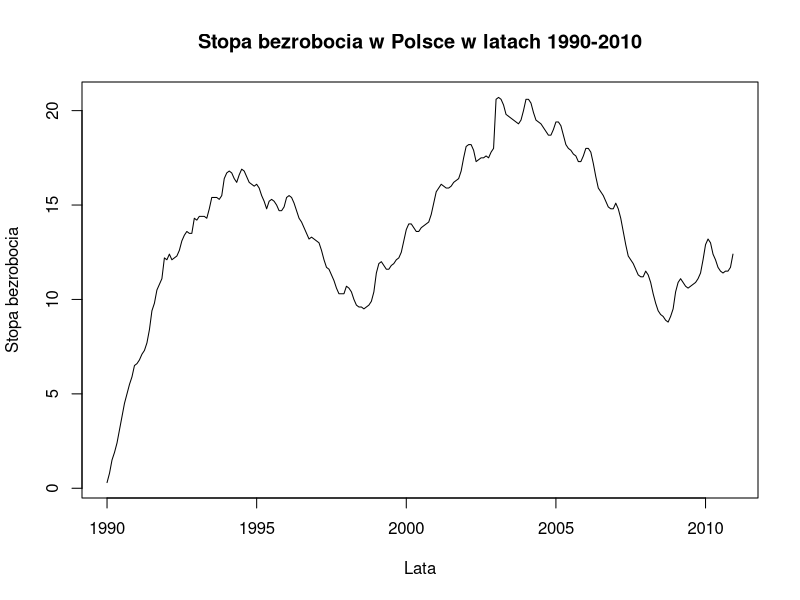
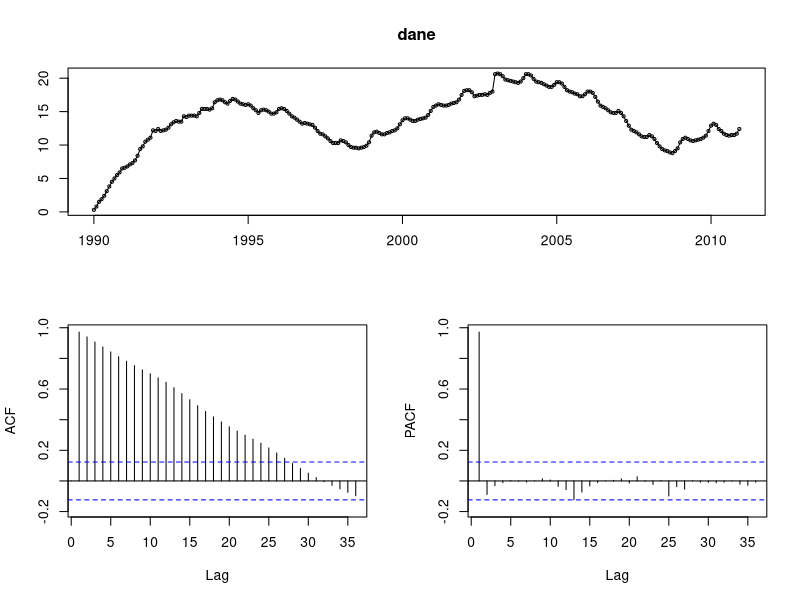
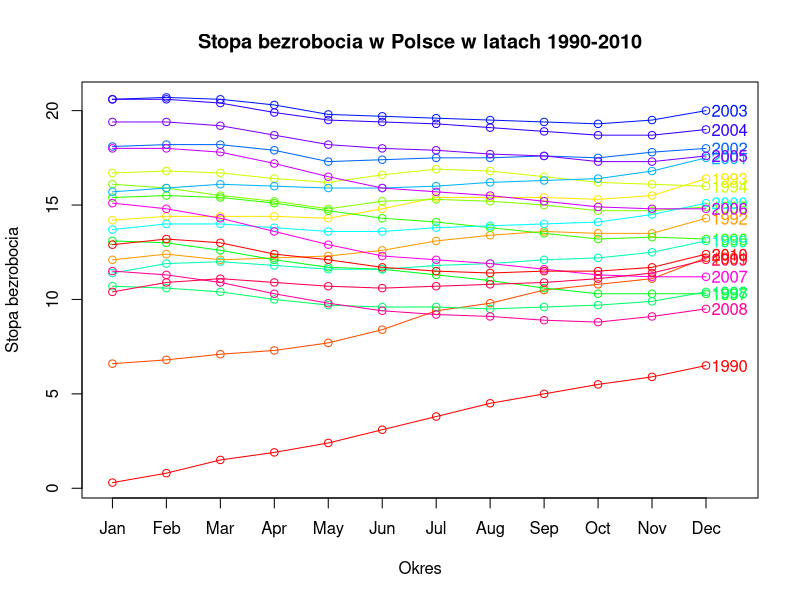
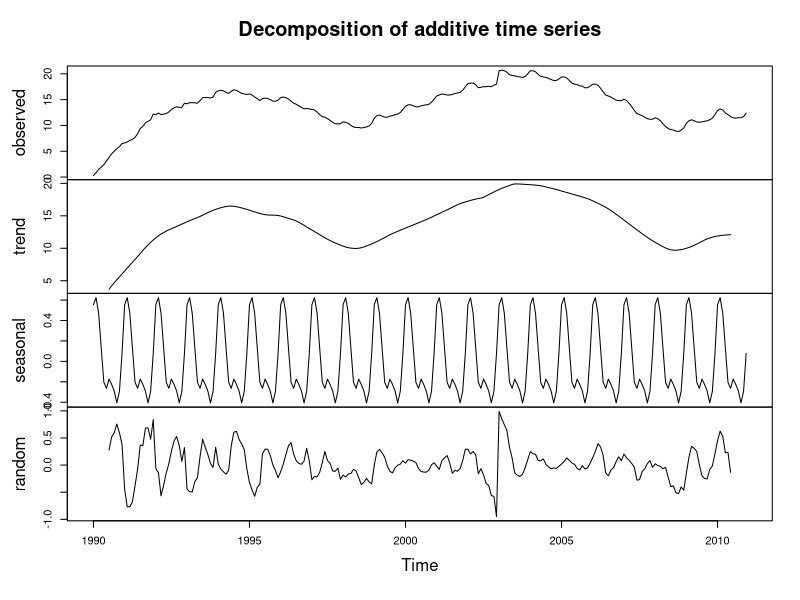
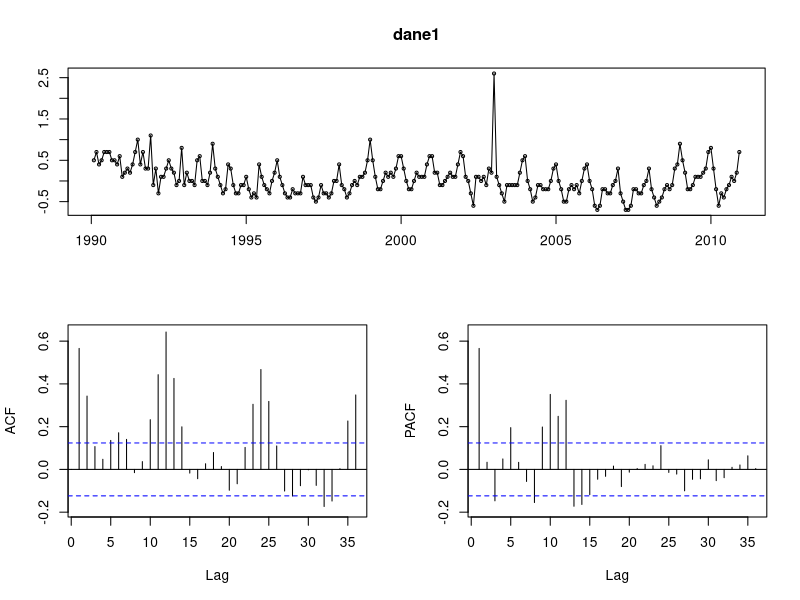
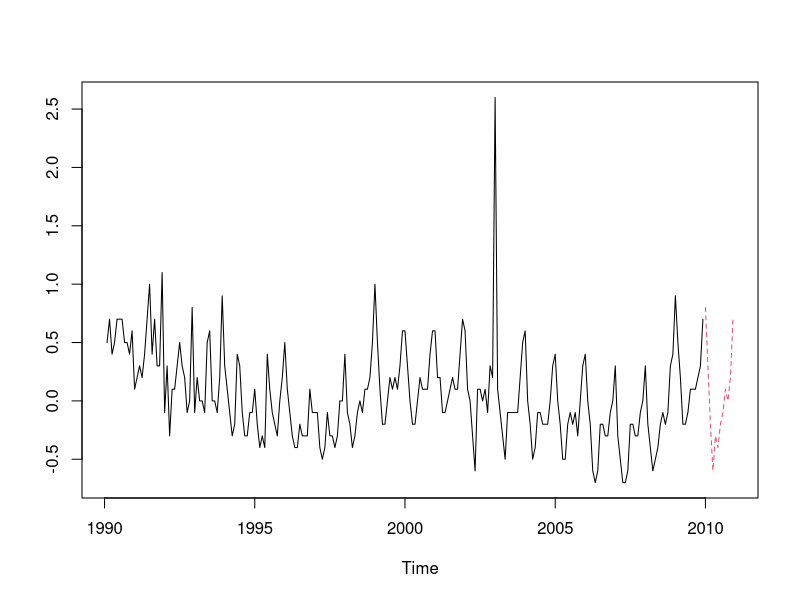
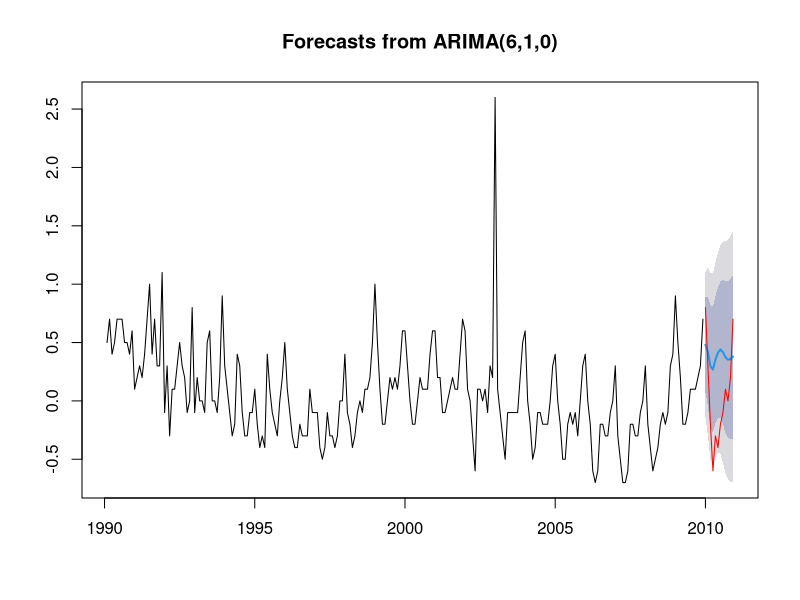
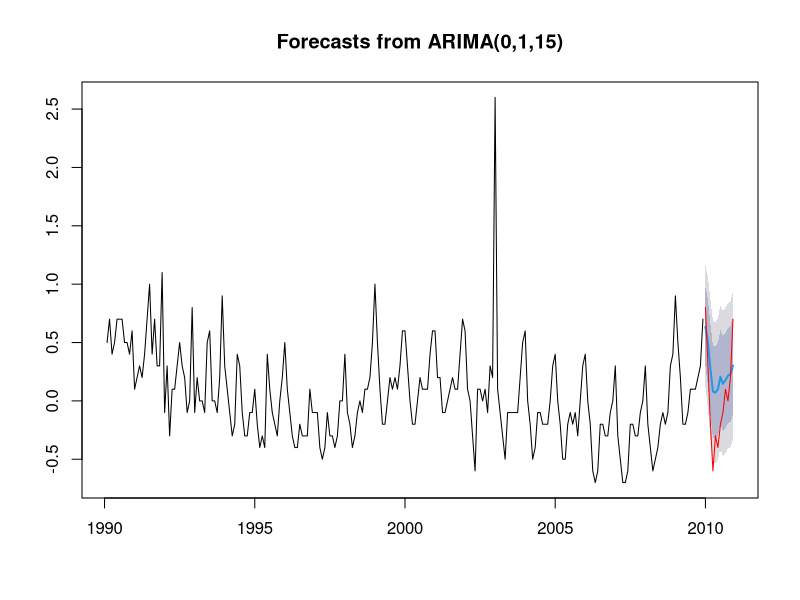

Write the R code that produced these figures, in order.
## ---- chunk 1
knitr::opts_chunk$set(echo = TRUE)
## ---- chunk 2
library(zoo)
library(forecast)
library(dplyr)
library(stats)
library(tseries)
## ---- chunk 3
danep=read.csv2("dane2010.csv")
## ---- chunk 4
dane=ts(danep$kolumna, start = 1990, frequency = 12)
dane
## ---- chunk 5
plot(dane, main="Stopa bezrobocia w Polsce w latach 1990-2010",xlab="Lata",ylab="Stopa bezrobocia")
## ---- chunk 6
tsdisplay(dane)
## ---- chunk 7
adf.test(dane,alternative="stationary")
## ---- chunk 8
seasonplot(dane,col=rainbow(20), year.labels = TRUE, main="Stopa bezrobocia w Polsce w latach 1990-2010", xlab="Okres",ylab="Stopa bezrobocia")
## ---- chunk 9
dane.dekomp=decompose(dane)
plot(dane.dekomp)
## ---- chunk 10
dane1=diff(dane)
tsdisplay(dane1)
## ---- chunk 11
adf.test(dane1,alternative="stationary")
## ---- chunk 12
train=window(dane1,end=c(2009,12))
test=window(dane1,start=c(2010,1))
## ---- chunk 13
ts.plot(train,test,col=1:2,lty=c(1,2))
## ---- chunk 14
AR=arima(train,c(6,1,0))
summary(AR)
## ---- chunk 15
MA=arima(train,c(0,1,15))
summary(MA)
## ---- chunk 16
ARIMA=auto.arima(train)
summary(ARIMA)
## ---- chunk 17
lambda=BoxCox.lambda(train)
lambda
trainBC=BoxCox(train,lambda=1)
testBC=BoxCox(test,lambda=1)
BC=auto.arima(trainBC)
summary(BC)
## ---- chunk 18
prognozaAR=forecast(AR,h=length(test))
plot(prognozaAR,type="l")
lines(test,col="red")
## ---- chunk 19
prognozaMA=forecast(MA,h=length(test))
plot(prognozaMA,type="l")
lines(test,col="red")
## ---- chunk 20
prognozaARIMA=forecast(ARIMA,h=length(test))
plot(prognozaARIMA,type="l")
lines(test,col="red")
## ---- chunk 21
prognozaBC=forecast(BC,h=length(test))
plot(prognozaBC,type="l")
lines(testBC,col="red")
## ---- chunk 22
blAR=mean((prognozaAR$mean-test)^2,na.rm=TRUE)
blMA=mean((prognozaMA$mean-test)^2,na.rm=TRUE)
blARIMA=mean((prognozaARIMA$mean-test)^2,na.rm=TRUE)
blBC=mean((prognozaBC$mean-test)^2,na.rm=TRUE)
## ---- chunk 23
blAR
blMA
blARIMA
blBC
